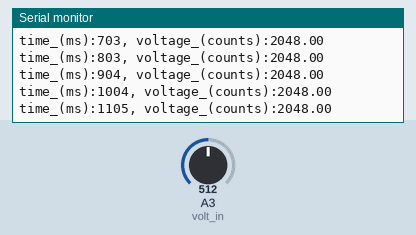
Recording of a sketch running on a simulated Arduino Zero (SAMD21). On the bench: the last lines printed to the serial monitor. The test bench sets the inputs (shaded band); at power-on: A3 (volt_in) = 512 (analog values on the 0–1023 scale).

Above: at 1.2 s.
1.3 s: A3 (volt_in) set to 716
At 1.31 s:
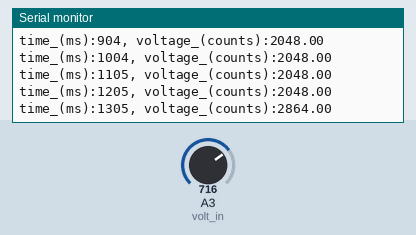
2.8 s: A3 (volt_in) set to 900
At 2.82 s:
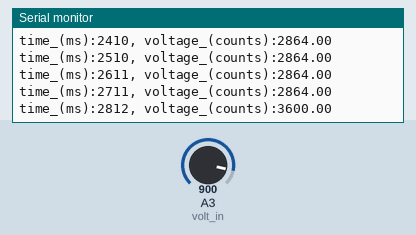
Timing chart, 0 to 5.8 s (numbered marks = the images above; inputs shaded):
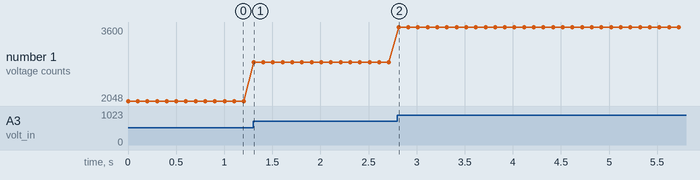

Measured:
- after the input at 1.3 s, the serial monitor: prints a new line at once (image 1)
- plotted number 1: 2048 → 2864 after the input at 1.3 s

The sketch:

06_metrology.ino
```cpp
// in Arduino (which is based on C++), lines beginning with '//' are ignored

/* you can also create a block comment starting with '/*'

  at a minimum, all arduino programs contain this structure:

      setup(){
        some code
      } // end of function setup()

      loop(){
        some code
      } // end of function loop()

  the setup() function runs once
  the loop() function continues forever


  usually, arduino code also contains some instructions and definitions before or after setup()

  block comments end with this: */


// create variables and constants
// pin assignments for voltage measurement
const int volt_in = A3;

// create names for variables that will be filled later
int volt_counts;
float volts;

void setup() {

  Serial.begin(9600); // opens a serial port that will connect to your PC
  while(!Serial); // proceeds only after you open the PC's serial monitor

  // MKR Zero has a 12-bit ADC, but defaults to 10 bits
  // this line sets resolution to its 12-bit max
  analogReadResolution(12);

  // print a legend at the top of the serial monitor
  Serial.println("time (ms), voltage (counts), voltage (V)");

} // end function setup()

void loop() {

  volt_counts = analogRead(volt_in);

  volts = volt_counts * 1;

  Serial.print("time_(ms):"); Serial.print(millis()); Serial.print(", ");
  Serial.print("voltage_(counts):"); Serial.print(volts);
  Serial.println();

  delay(100); // wait 100 ms so you're not flooded with data
} // end function loop()
```
